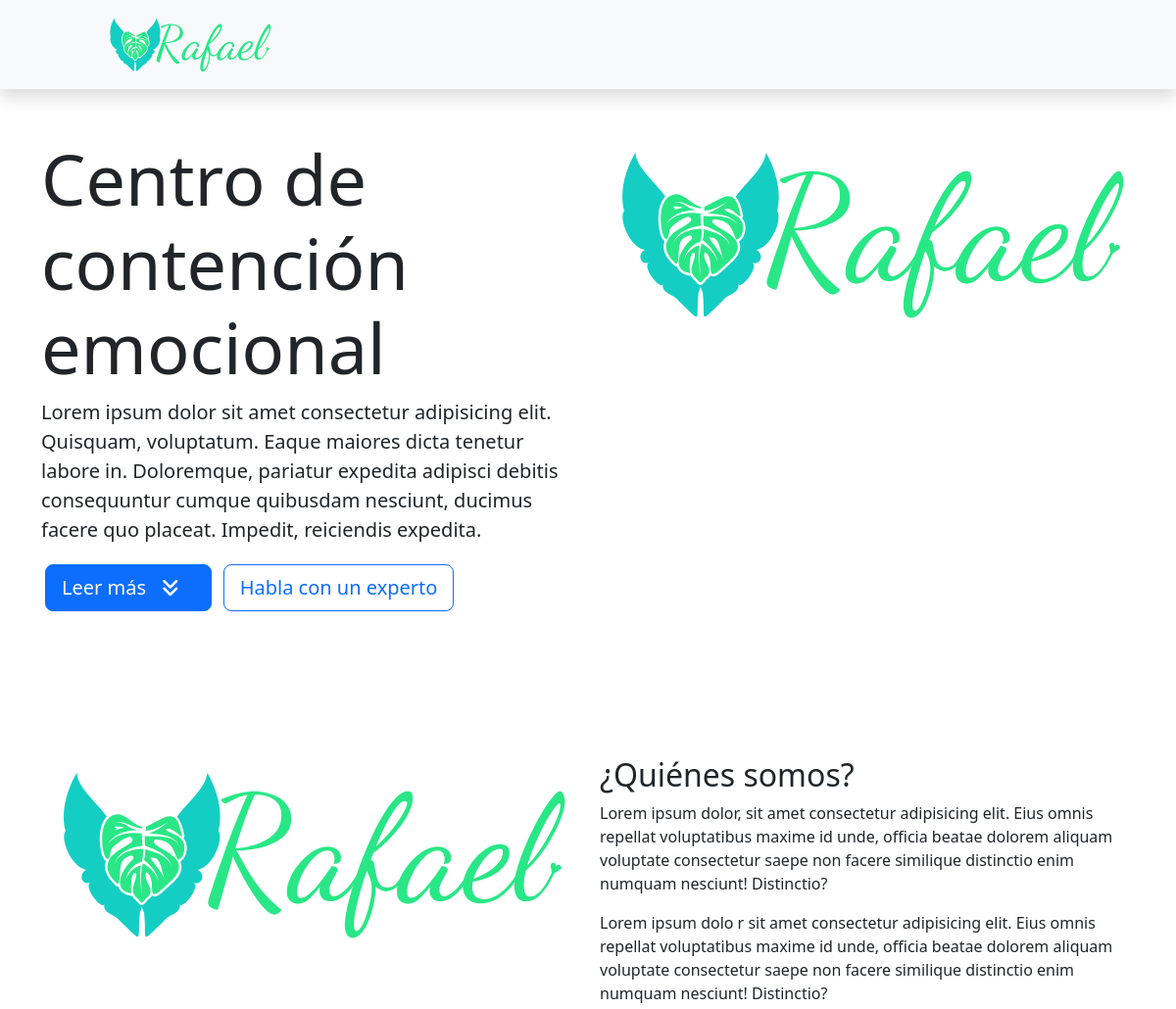
The app's page / (upper part), older data.
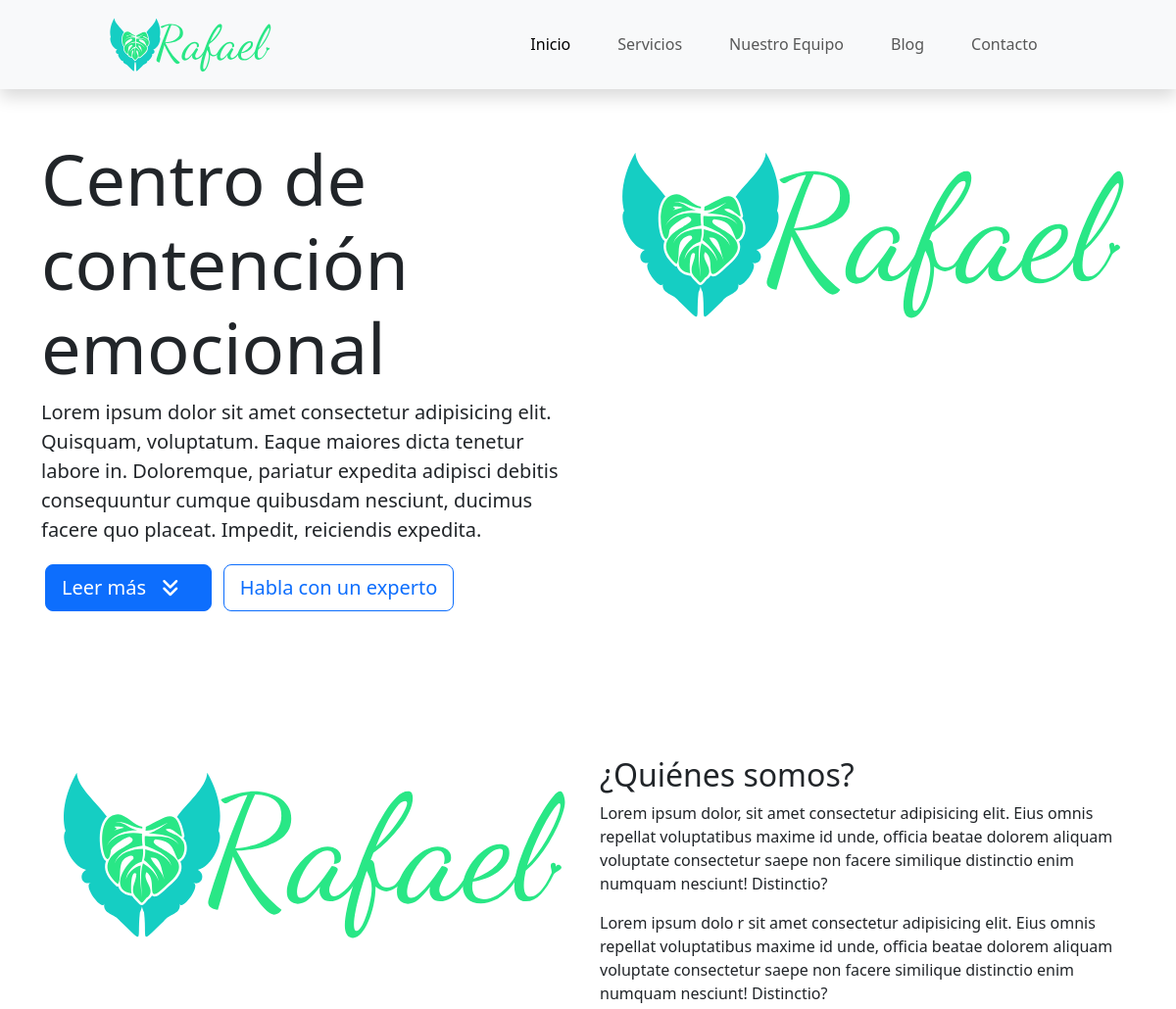
The same page, newer data.
### home/models.py (models this page shows, shortened)
class NavBar(models.Model):
    name = models.CharField(max_length=15)
    link = models.CharField(max_length=10)
    order = models.IntegerField()
    class Meta:
        verbose_name_plural = "navbars"

### home/views.py (the view)
# urls.py: path('', views.index, name='home'),
def index(request):
    navbar = NavBar.objects.all().order_by("order")
    navbartoggles = NavBarToggle.objects.all().order_by("order")
    context = {
        "navbar": navbar,
        "navbartoggles": navbartoggles,
    }
    return render(request, "base.html", context)

### home/templates/base.html (shortened to what this page needs)
{% load static %}
<!DOCTYPE html>
<html lang="es">
<head>
  <link rel="stylesheet" href="{% static 'css/bootstrap/dist/css/bootstrap.min.css' %}">
    <link rel="stylesheet" href="{% static 'css/styles.css' %}">
</head>
<body>
  {% include 'home/nav.html' %}
  {% if request.path == '/' or request.path == '/home/' %}
  {% include 'home/homepage.html' %}
  {% elif request.path == '/services/' %}
  {% include 'home/servicespage.html' %}
  {% elif request.path == '/team/' %}
  {% include 'home/teampage.html' %}
  {% elif request.path == '/blog/' %}
  {% include 'blog/blog_index.html' %}
  {% elif request.path == '/contact/' %}
  {% include 'home/contactpage.html' %}
  {% endif %}
</body>
</html>

### home/templates/home/nav.html (shortened to what this page needs)
{% load static %}
<nav class="navbar navbar-expand-lg navbar-light bg-light shadow sticky-top">
  <div class="container-fluid justify-content-center">
    <a class="navbar-brand " href="/">
      <img src="{% static 'img/logo.svg' %}" alt="Logo" width="175">
    </a>
  </div>
  <div class="collapse navbar-collapse justify-content-center col-8" id="navbarNavAltMarkup">
    <div class="navbar-nav">
    {% for item in navbar %}
    <a class="nav-link align-middle text-center mx-3 {% if item.link in request.path or request.path == '/' and item.link == 'home' %}active{% endif %}"
    aria-current="page"
    href="{% if item.link == 'home' %}/{% else %}{% url item.link %}{% endif %}">{{ item.name }}</a>
    {% endfor %}
    </div>
  </div>
</nav>

### home/templates/home/homepage.html (shortened to what this page needs)
{% block content %}
{% include 'home/homepage/frontpage.html' %}
{% include 'home/homepage/about.html' %}
{% endblock content %}

### home/templates/home/homepage/frontpage.html
{% load static %}
{% block content %}
<section id="frontpage">
    <div class="container py-5">
        <div class="row">
            <div class="col-md-6">
                <h1 class="display-2 cursive">Centro de contención emocional</h1>
                <p class="lead">
                    Lorem ipsum dolor sit amet consectetur adipisicing elit.
                    Quisquam, voluptatum.
                    Eaque maiores dicta tenetur labore in. Doloremque, pariatur
                    expedita adipisci debitis consequuntur cumque quibusdam nesciunt,
                    ducimus facere quo placeat. Impedit, reiciendis expedita.
                </p>
                <a href="#about_section" class="btn btn-primary btn-lg m-1">Leer más<i class="fa-solid fa-angles-down mx-3"></i></a>
                <a href="https://wa.me/573115597691" class="btn btn-outline-primary btn-lg m-1">Habla con un experto</a>
            </div>
            <div class="col-md-6">
                <img src="{% static 'img/logo.svg' %}" alt="Web developer" class="img-fluid">
            </div>
        </div>
    </div>
</section>
{% endblock content %}

### home/templates/home/homepage/about.html (shortened to what this page needs)
{% load static %}
{% block content %}
<section class="py-5 my-5">
  <div class="container">
    <div class="row">
      <div class="col-md-6">
        <img src="{% static 'img/logo.svg' %}" alt="Team spirit" width="100%">
      </div>
      <div class="col-md-6">
        <h2>¿Quiénes somos?</h2>
        <p>Lorem ipsum dolor, sit amet consectetur adipisicing elit. Eius omnis repellat voluptatibus maxime id unde, officia beatae dolorem aliquam voluptate consectetur saepe non facere similique distinctio enim numquam nesciunt! Distinctio?
        </p>
        <p>Lorem ipsum dolo
          r sit amet consectetur adipisicing elit. Eius omnis repellat voluptatibus maxime id unde, officia beatae dolorem aliquam voluptate consectetur saepe non facere similique distinctio enim numquam nesciunt! Distinctio?
        </p>
      </div>
    </div>
  </div>
</section>
{% endblock content %}

### home/templates/home/homepage/testimony.html (shortened to what this page needs)
{% load static %}

Row changes from the older to the newer data that the page shows:
added NavBar: name "Inicio", link "home" (drawn)
added NavBar: name "Servicios"
added NavBar: name "Nuestro Equipo"
added NavBar: name "Blog"
added NavBar: name "Contacto"
